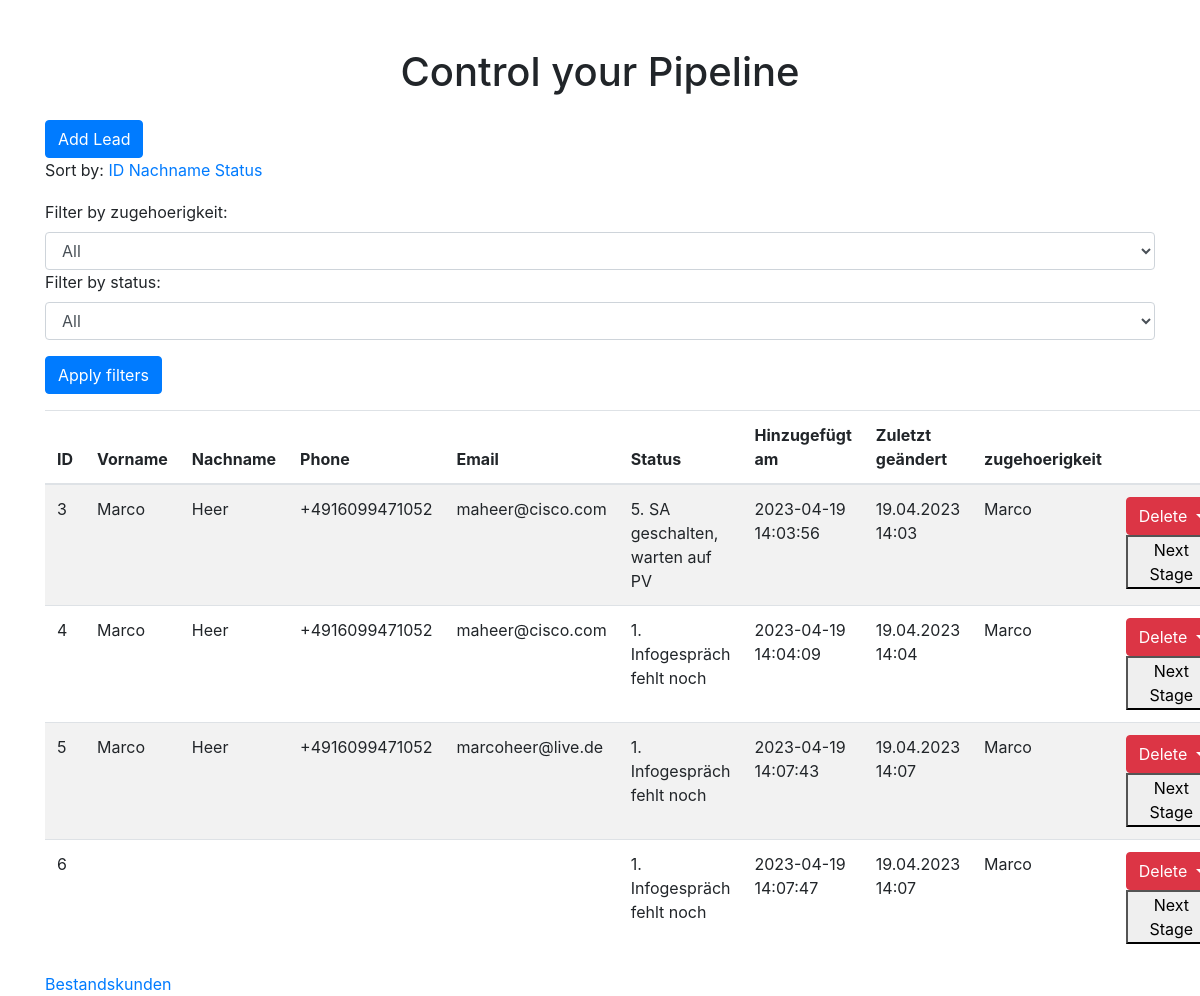
The page / on the database its author committed.
### models.py (models this page shows, shortened)
class Lead(db.Model):
    id = db.Column(db.Integer, primary_key=True)
    first_name = db.Column(db.String(100))
    last_name = db.Column(db.String(100))
    phone = db.Column(db.String(50))
    email = db.Column(db.String(100))
    status = db.Column(db.String(100))
    created_at = db.Column(db.DateTime, default=datetime.utcnow)
    last_changed = db.Column(db.DateTime, nullable =False , default=datetime.utcnow)
    zugehoerigkeit = db.Column(db.String(50), nullable=True)

### app.py (the view, shortened to what this page needs)
@app.route('/', methods=['GET', 'POST'])
def index():
    sort_by = request.args.get('sort_by', 'id')
    if sort_by not in ['id', 'last_name', 'status']:
        sort_by = 'id'
    filter_zugehoerigkeit = request.args.get('filter_zugehoerigkeit', None)
    filter_status = request.args.get('filter_status', None)
    query = Lead.query
    if filter_zugehoerigkeit:
        query = query.filter_by(zugehoerigkeit=filter_zugehoerigkeit)
    if filter_status:
        query = query.filter_by(status=filter_status)
    leads = query.order_by(getattr(Lead, sort_by)).all()
    bk_link = url_for('bestandskunden')
    bk_link_text = 'Bestandskunden'
    return render_template('index.html', leads=leads, bk_link=bk_link, bk_link_text=bk_link_text)

### templates/index.html (shortened to what this page needs)
<!DOCTYPE html>
<html lang="de">
<head>
    <link rel="stylesheet" href="https://maxcdn.bootstrapcdn.com/bootstrap/4.5.2/css/bootstrap.min.css">
    <link rel="stylesheet" href="/static/css/main.css">
</head>
<body>
    <div class="container mt-5">
        <h1 class="text-center">Control your Pipeline</h1>
        <button id="show-form-btn" class="btn btn-primary mt-3" onclick="toggleForm()">Add Lead</button>
<table id="leads-table" class="table table-striped mt-3">
    <div>
    <label for="sort-by">Sort by:</label>
        <a href="{{ url_for('index', sort_by='id') }}">ID</a>
        <a href="{{ url_for('index', sort_by='last_name') }}">Nachname</a>
        <a href="{{ url_for('index', sort_by='status') }}">Status</a>
    </div>
    <label for="filter-zugehoerigkeit">Filter by zugehoerigkeit:</label>
    <select id="filter-zugehoerigkeit" class="form-control">
        <option value="">All</option>
    </select>
</div>
    <label for="filter-status">Filter by status:</label>
    <select id="filter-status" class="form-control">
        <option value="">All</option>
    </select>
    <button id="apply-filters" class="btn btn-primary mt-3">Apply filters</button>
        <thead>
            <tr>
                <th onclick="sortTable(0)">ID</th>
                <th onclick="sortTable(1)">Vorname</th>
                <th onclick="sortTable(2)">Nachname</th>
                <th>Phone</th>
                <th>Email</th>
                <th onclick="sortTable(3)">Status</th>
                <th scope="col">Hinzugefügt am</th>
                <th scope="col">Zuletzt geändert</th>
                <th scope="col">zugehoerigkeit</th>
                <th></th>
            </tr>
        </thead>
        <tbody>
            {% for lead in leads %}
            <tr>
                <td>{{ lead.id }}</td>
                <td>{{ lead.first_name }}</td>
                <td>{{ lead.last_name }}</td>
                <td>{{ lead.phone }}</td>
                <td>{{ lead.email }}</td>
                <td>{{ lead.status }}</td>
                <td>{{ lead.created_at.strftime('%Y-%m-%d %H:%M:%S') }}</td>
                <td>{{ lead.last_changed.strftime('%d.%m.%Y %H:%M') }}</td>
                <td>{{ lead.zugehoerigkeit }}</td>
                        <td>
                            <div class="dropdown">
                                <button class="btn btn-danger dropdown-toggle" type="button" id="deleteMenu" data-toggle="dropdown" aria-haspopup="true" aria-expanded="false">
                                    Delete
                                </button>
                            </div>
                            <button onclick="changeStatus('{{ lead.id }}')">Next Stage</button>
                        </td>
                </tr>
                {% endfor %}
            </tbody>
        <a href="{{ bk_link }}">{{ bk_link_text }}</a>
    </body>
    </html>

### rows shown on the page
Lead: id "3", first_name "Marco", last_name "Heer", phone "+4916099471052", email "maheer@cisco.com", status "5. SA geschalten, warten auf PV", created_at "2023-04-19 14:03:56", last_changed "19.04.2023 14:03", zugehoerigkeit "Marco"
Lead: id "4", first_name "Marco", last_name "Heer", phone "+4916099471052", email "maheer@cisco.com", status "1. Infogespräch fehlt noch", created_at "2023-04-19 14:04:09", last_changed "19.04.2023 14:04", zugehoerigkeit "Marco"
Lead: id "5", first_name "Marco", last_name "Heer", phone "+4916099471052", email "marcoheer@live.de", status "1. Infogespräch fehlt noch", created_at "2023-04-19 14:07:43", last_changed "19.04.2023 14:07", zugehoerigkeit "Marco"
Lead: id "6", status "1. Infogespräch fehlt noch", created_at "2023-04-19 14:07:47", last_changed "19.04.2023 14:07", zugehoerigkeit "Marco"

### other values the page prints
{{ bk_link_text }} "Bestandskunden"
